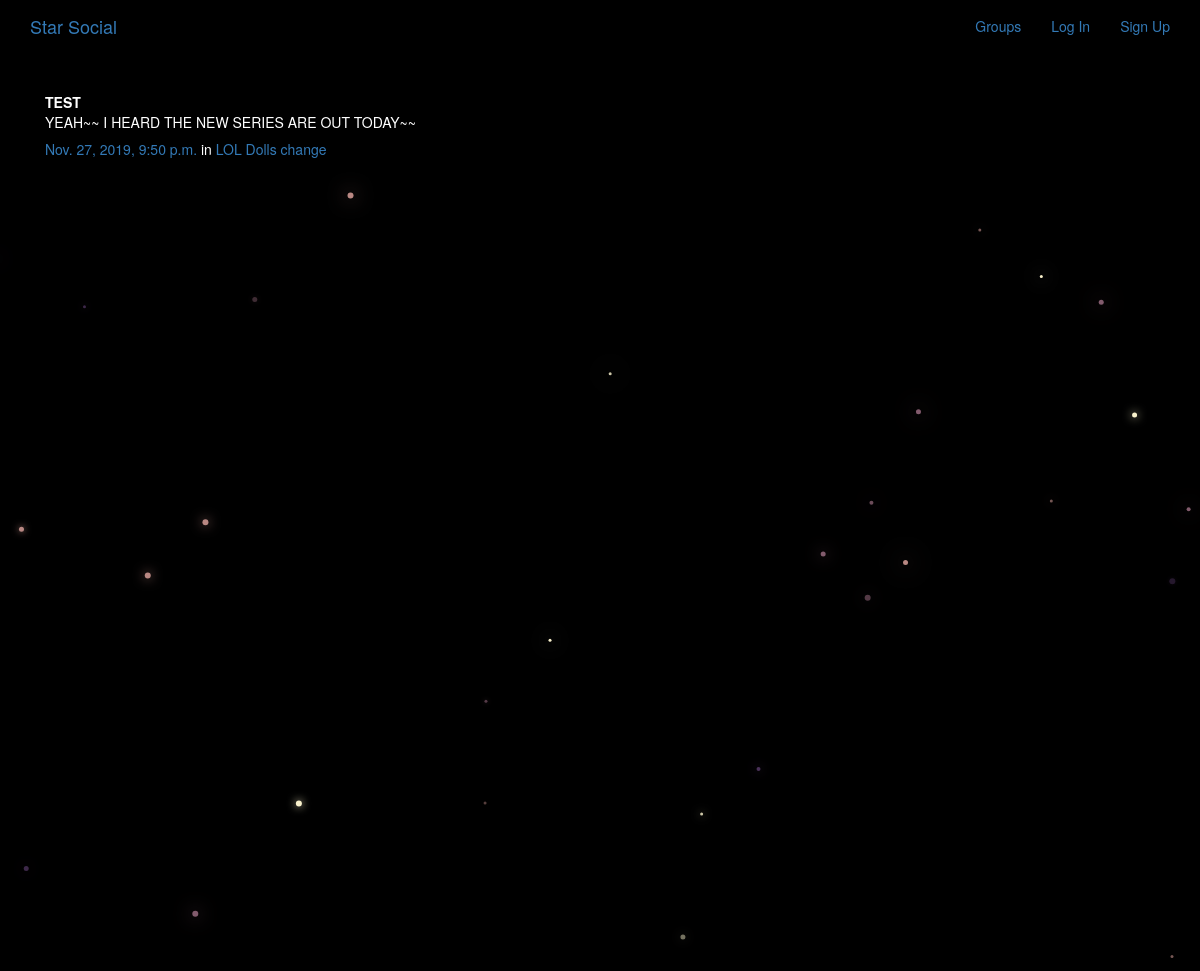
The page /posts/by/TEST/2/ on the database its author committed.
### posts/models.py (models this page shows, shortened)
class Post(models.Model):
    user =models.ForeignKey(User,related_name='posts',on_delete=models.CASCADE)
    created_at = models.DateTimeField(auto_now=True)
    message = models.TextField()
    message_html = models.TextField(editable=False)
    group = models.ForeignKey(Group,related_name='posts',null=True,blank=True,on_delete=models.CASCADE)
    class Meta:
        ordering = ['-created_at']
        unique_together = ['user','message']

### groups/models.py (models this page shows, shortened)
class Group(models.Model):
    name = models.CharField(max_length=255,unique=True)
    slug = models.SlugField(allow_unicode = True,unique=True)
    description = models.TextField(blank=True,default='')
    description_html = models.TextField(editable=False,default='',blank=True)
    members = models.ManyToManyField(User,through='GroupMember')
    class Meta:
        ordering = ['name']

### posts/views.py (the view)
# urls.py: path('by/<username>/<int:pk>/',views.PostDetail.as_view(),name='single'),
class PostDetail(SelectRelatedMixin,generic.DetailView):
    model = models.Post
    select_related = ('user','group')
    def get_queryset(self):
        queryset = super().get_queryset()
        return queryset.filter(user__username__iexact=self.kwargs.get('username'))

### posts/templates/posts/post_detail.html
{% extends "posts/post_base.html" %}
{% block post_content %}
<div class='col-md-8'>
    {% include "posts/_post.html" %}
</div>
{% endblock %}

### posts/templates/posts/_post.html (shortened to what this page needs)
<div class='post media'>
    <div class='media-body'>
        <strong>{{ post.user.username }}</strong>
        <p>{{ post.message }}</p>
        <h5>{{ post.message_html|safe }}
            <time class='time'><a href="{% url 'posts:single' username=post.user.username pk=post.pk %}">{{ post.created_at }}</a></time>
            {% if post.group %}
                <span class='group-name'>in <a href="#">{{ post.group.name }}</a></span>
            {% endif %}
        </h5>
    </div>
</div>

### static/simplesocial/css/master.css (style rules this page uses)
body { margin: 0; overflow: hidden; background-color: black; color:white; }

### rows shown on the page
Post: user.username "TEST", message "YEAH~~ I HEARD THE NEW SERIES ARE OUT TODAY~~", created_at "Nov. 27, 2019, 9:50 p.m.", group.name "LOL Dolls change"
